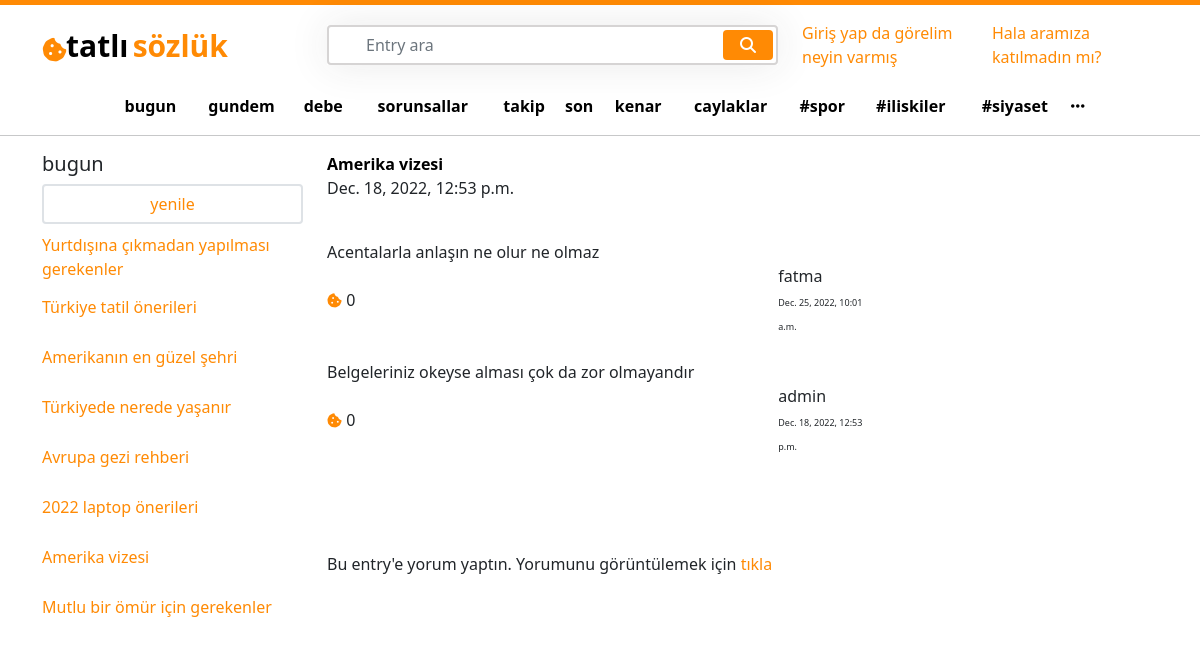
The app's page /Amerika vizesi/ with its own data.
### entry/models.py (models this page shows, shortened)
class Entry(models.Model):
    user = models.ForeignKey(User, on_delete=models.CASCADE)
    entry_slug =  models.CharField(max_length=85, blank=True, null=True)
    entry_name =  models.CharField(max_length=85, blank=True, null=True)
    created_at = models.DateTimeField(auto_now_add=True)
    updated_at = models.DateTimeField(auto_now=True)

class EntryComments(models.Model):
    comment_body =  models.CharField(max_length=85, blank=True, null=True)
    commented_entry = models.ForeignKey(Entry, on_delete=models.CASCADE)
    likes_to_the_comment = models.PositiveIntegerField(default=0)
    writer = models.ForeignKey(User, on_delete=models.CASCADE, null=True)
    created_at = models.DateTimeField(auto_now_add=True)

### user/models.py (models this page shows, shortened)
class User(AbstractBaseUser):
    email = models.EmailField(max_length=100, unique=True)
    username = models.CharField(max_length=50, unique=True)
    date_joined = models.DateTimeField(auto_now_add=True)
    last_login = models.DateTimeField(auto_now_add=True)
    created_date = models.DateTimeField(auto_now_add=True)
    modified_date = models.DateTimeField(auto_now=True)
    is_admin = models.BooleanField(default=True)
    is_staff = models.BooleanField(default=True)
    is_active = models.BooleanField(default=True)
    is_superadmin = models.BooleanField(default=True)
    USERNAME_FIELD = 'email'
    REQUIRED_FIELDS = ['username']
    objects = UserManager()

### entry/views.py (the view)
# urls.py: path('<str:pk>/', views.entry_detail, name='entry_detail'),
def entry_detail(request, pk):
    all_entries = Entry.objects.all()
    entry_detail = get_object_or_404(Entry, entry_name=pk)
    bring_entry_info = Entry.objects.filter(entry_name=pk)
    entry_comment = EntryComments.objects.filter(commented_entry__entry_name=pk).order_by('-created_at')
    for i in entry_comment:
        tiklanan_posta_yorum_yapanlar = i.writer.username
        print(tiklanan_posta_yorum_yapanlar)
    user = request.user.username
    print(user)
    if request.method == "POST":
        comment_body = request.POST['comment_body']
        new_comment = EntryComments.objects.create(commented_entry=entry_detail,writer=request.user, comment_body=comment_body)
        new_comment.save()
    context = {
        'entry_detail' : entry_detail,
        "all_entries" :  all_entries,
        'bring_entry_info' : bring_entry_info,
        'entry_comment' : entry_comment,
        "tiklanan_posta_yorum_yapanlar" : tiklanan_posta_yorum_yapanlar,
        'user' : user
    }
    return render(request, "entry_detail.html",context)

### templates/entry_detail.html (shortened to what this page needs)
{% extends 'base.html' %}
{% load static %}
{% block content %}
<div class="col-lg-6 ">
    <div class="row">
        {% for i in bring_entry_info %}
            <div class="col-lg-12">
                <a href="{% url 'entry_detail' i.id %}" >
                    <b style="color:black ;">  {{i.entry_name}}</b>
                </a>
            </div>
            <div class="col-lg-12">
                {{i.created_at}}
            </div>
            <div class="col-lg-12 mt-3">
                {% for a in entry_comment %}
                <div class="col-lg-12 mt-4">
                    {{a.comment_body}}
                </div>
                   <div class="row justify-content-between">
                        <div class="col-lg-3 my-auto">
                            <i class="fa-solid fa-cookie-bite" id="logo" style="font-size:15px ;"></i>
                            {{a.likes_to_the_comment}}
                        </div>
                        <div class="col-lg-5">
                            <div class="row justify-content-end">
                                <div class="col-lg-6">
                                    <div class="col-lg-12">
                                        {{a.writer.username}}
                                    </div>
                                    <div class="col-lg-12">
                                       <small style="font-size: 9px;">{{a.created_at}}</small>
                                    </div>
                                </div>
                            </div>
                        </div>
                    </div>
                {% endfor %}
            </div>
        <div class="col-lg-12">
            <form action="" method="POST">
                <div class="col-lg-12">
                    <b>{{searched_entry}}</b><br><br><br><br>
                    {% if user in tiklanan_posta_yorum_yapanlar %}
                    <span>Bu entry'e yorum yaptın. Yorumunu görüntülemek için <a href="{% url 'user_page' %}">tıkla</a></span>
                    {% else %}
                    <h4>Sende yorumunu paylaş </h4>
                    <br>
                    <input placeholder="{{searched_entry}}hakkında bize biraz bilgi ver" name="comment_body" style="height:180px; width: 500px;"></input>{{form.comment_body}}
                   <br>
                    <input type="submit" value="Submit">
                    {% endif %}
                    <br>
                    <br>
                    <br>
                </div>
            </form>
        </div>
        {% endfor %}
    </div>
</div>
{% endblock %}

### templates/base.html (shortened to what this page needs)
{% load static %}
<!DOCTYPE html>
<html lang="en">
<head>
    <link href="https://cdn.jsdelivr.net/npm/bootstrap@5.1.3/dist/css/bootstrap.min.css" rel="stylesheet">
    <link rel="stylesheet" href="https://cdnjs.cloudflare.com/ajax/libs/font-awesome/6.2.1/css/all.min.css" />
    <link rel="stylesheet" href="{% static 'css/home.css' %}">
</head>
<body>
    <div class="topline"></div>
    <div class="container mt-3">
        <div class="row d-flex align-items-center">
            <div class="col-lg-3">
                <div class="row">
                    <div class="col-lg-1" style="margin-top: 14px;">
                        <i class="fa-solid fa-cookie-bite" id="logo" style="font-size:25px ;"></i>
                    </div>
                    <div class="col-lg-10">
                        <a href="{% url 'home' %}">
                            <span class="logo_left p-0 m-0" style="color: black;">tatlı</span>
                            <span class="logo_right p-0 m-0">sözlük</span>
                        </a>
                    </div>
                </div>
            </div>
            <div class="col-5">
                <div class="search">
                    <form action="{% url 'entrypage' %}" method="POST">
                        <input type="text" class="form-control" name="searched_entry" placeholder="Entry ara">
                        <button type="submit" name="search_entry_button" value="Submit" class="btn btn-primary"><i class="fa fa-search"></i></button>
                    </form>
                </div>
            </div>
            <div class="col-lg-4">
                <div class="row justify-content-end">
                    {% if request.user.is_authenticated %}
                    <div class="col-lg-3 my-auto">
                        <a href="{% url 'user_page' %}" style="text-decoration: none;">
                            <i class="fa-regular fa-user" style=" color:  rgb(255, 138, 4);;"></i>
                            <span>{{request.user.username}}</span>
                        </a>
                    </div>
                    <div class="col-lg-3">
                        <button type="button" class="btn btn-primary topbtn">
                            <i class="fa-regular fa-message"></i>
                            <span>mesaj</span>
                        </button>
                    </div>
                    <div class="col-lg-3">
                        <button type="button" class="btn btn-primary topbtn">
                            <i class="fa-solid fa-arrow-trend-up"></i>
                            <span>olay</span>
                        </button>
                    </div>
                    <div class="col-lg-2 my-auto dots_for_box" >
                        <span style="cursor: pointer;">
                            <i class="fa-solid fa-ellipsis" style=" color:  rgb(255, 138, 4);;"></i>
                        </span>
                    </div>
                    <div class="base_box_top p-0" id="base_box_top">
                        <div class="row">
                            <a href="" style="color: black;" class="base_box_top_div">
                                <div class="col-lg-12 p-2">
                                    <span>kanallar</span>
                                </div>
                            </a>
                           <a href="" style="color: black;" class="base_box_top_div">
                                <div class="col-lg-12 p-2 ">
                                    <span>çöp</span>
                                </div>
                            </a>
                            <a href="" style="color: black;" class="base_box_top_div">
                                <div class="col-lg-12 p-2">
                                    <span>ayarlar</span>
                                </div>
                            </a>
                            <a href="" style="color: black;" class="base_box_top_div">
                                <div class="col-lg-12 p-2">
                                    <span>gece modu</spa>
                                </div>
                            </a>
                            <a href="" style="color: black;" class="base_box_top_div">
                                <div class="col-lg-12 p-2">
                                    <span>takip/engellenmiş</span>
                                </div>
                            </a>
                            <a href="{% url 'logout' %}" style="color: black;" class="base_box_top_div">
                                <div class="col-lg-12 p-2 ">
                                    <span>çıkış yap</span>
                                </div>
                            </a>
                        </div>
                    </div>
                    <div class="col-lg-12">
                        {% else %}
                        <a href="{% url 'login' %}" style="width: 50%;">Giriş yap da görelim neyin varmış</a>
                        <a href="{% url 'register' %}" style="width: 50%;">Hala aramıza katılmadın mı?</a>
                        {% endif %}
                    </div>
                </div>
            </div>
        </div>
        <div class="row justify-content-center mt-4">
            <table style="width:80%">
                <tr>
                  <td><a href="" class="td ">bugun</a></td>
                  <td><a href="" class="td">gundem</a></td>
                  <td><a href="" class="td">debe</a></td>
                  <td><a href="" class="td">sorunsallar</a></td>
                  <td><a href="" class="td">takip</a></td>
                  <td><a href="" class="td">son</a></td>
                  <td><a href="" class="td">kenar</a></td>
                  <td><a href="" class="td">caylaklar</a></td>
                  <td><a href="" class="td">#spor</a></td>
                  <td><a href="" class="td">#iliskiler</a></td>
                  <td><a href="" class="td">#siyaset</a></td>
                  <td><a href="" class="td"><i class="fa-solid fa-ellipsis"></i></a></td>
                </tr>
              </table>
        </div>
<hr>
<div class="container">
    <div class="row">
        <div class="col-lg-3 main_left">
            <div class="col-lg-12">
                <h5>bugun</h5>
            </div>
            <div class="col-lg-12">
                <button class="btn btn-light w-100 border border-2" style="background-color: transparent !important;">
                 <a href="" style=" text-decoration: none; color:  rgb(255, 138, 4);;">yenile</a>
                </button>
            </div>
            <div class="col-lg-12 mt-2">
                <ul class='p-0 ul_left'>
                        {% for i in all_entries %}
                        <li class="li">
                            <a href="{% url 'entry_detail' i.entry_name %}">
                            {{i.entry_name}}
                            </a>
                        </li>
                        {% endfor %}
                </ul>
            </div>
        </div>
{% block content %}
{% endblock %}
</body>
</html>

### static/css/home.css (style rules this page uses)
.topline { width: 100%; background-color: rgb(255, 138, 4); height: 5px; }
.logo_left { font-size: 30px; font-weight: 600; }
.logo_right { font-size: 30px; font-weight: 600; color: rgb(255, 138, 4); }
#logo { color: rgb(255, 138, 4); }
.search { position: relative; box-shadow: 0 0 40px rgba(51, 51, 51, .1); }
.search input { height: 40px; text-indent: 25px; border: 2px solid #d6d4d4; }
.search button { position: absolute; top: 5px; right: 5px; height: 30px; width: 50px; background: rgb(92, 4, 255); display: flex; align-items: center; justify-content: center; }
.td { font-weight: 600; font-size: 16px; color: black; text-decoration: none; display: flex; align-items: center; justify-content: center; }
.main_left { overflow-y: scroll; height:820px; scrollbar-color: rebeccapurple green; scrollbar-width: thin; }
.li { text-decoration: none; list-style: none; height: 50px; display: flex; align-items: center; }
button { background-color: rgb(255, 138, 4) !important; border: none !important; }
a { color: rgb(255, 138, 4);; text-decoration: none; }

### records on screen
Entry: entry_name "Yurtdışına çıkmadan yapılması gerekenler"
Entry: entry_name "Türkiye tatil önerileri"
Entry: entry_name "Amerikanın en güzel şehri"
Entry: entry_name "Türkiyede nerede yaşanır"
Entry: entry_name "Avrupa gezi rehberi"
Entry: entry_name "2022 laptop önerileri"
Entry: entry_name "Amerika vizesi", created_at "Dec. 18, 2022, 12:53 p.m."
Entry: entry_name "Mutlu bir ömür için gerekenler"
EntryComments: comment_body "Acentalarla anlaşın ne olur ne olmaz", likes_to_the_comment "0", writer.username "fatma", created_at "Dec. 25, 2022, 10:01 a.m."
EntryComments: comment_body "Belgeleriniz okeyse alması çok da zor olmayandır", likes_to_the_comment "0", writer.username "admin", created_at "Dec. 18, 2022, 12:53 p.m."
